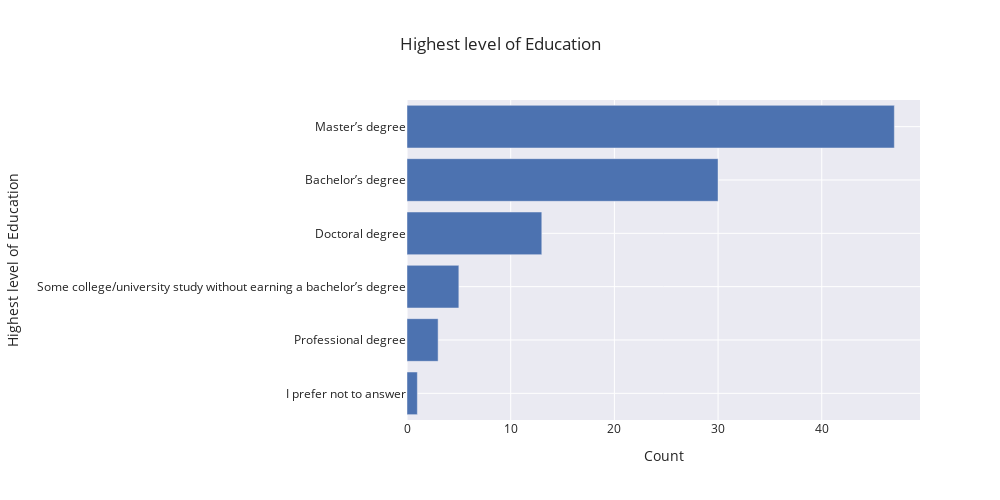

Write notebook code for a chart like this one.
### Markdown cell above
# Highest level of Education Achieved

### Code cell
education = pd.DataFrame(professionals['Q4'].value_counts())
education.reset_index(inplace=True)
education.columns = ["Highest level of Education", "Count"]

fig = px.bar(data_frame = education[::-1], 
      x = "Count", 
      y = "Highest level of Education", 
      title= "Highest level of Education",
      template="seaborn")
fig.update_layout(title_x=0.5,
                 autosize = True,
                 height=500, 
                 width=1000,)

### Figure 1 — Plotly figure (JSON) as saved in the notebook; plotly's stock layout.template omitted (floating-point values rounded to 4 significant figures)
{"data": [{"alignmentgroup": "True", "hovertemplate": "Count=%{x}<br>Highest level of Education=%{y}<extra></extra>", "legendgroup": "", "marker": {"color": "rgb(76,114,176)", "pattern": {"shape": ""}}, "name": "", "offsetgroup": "", "orientation": "h", "showlegend": false, "textposition": "auto", "type": "bar", "x": [1, 3, 5, 13, 30, 47], "xaxis": "x", "y": ["I prefer not to answer", "Professional degree", "Some college/university study without earning a bachelor’s degree", "Doctoral degree", "Bachelor’s degree", "Master’s degree"], "yaxis": "y"}], "layout": {"autosize": true, "barmode": "relative", "height": 500, "legend": {"tracegroupgap": 0}, "title": {"text": "Highest level of Education", "x": 0.5}, "width": 1000, "xaxis": {"anchor": "y", "domain": [0, 1], "title": {"text": "Count"}}, "yaxis": {"anchor": "x", "domain": [0, 1], "title": {"text": "Highest level of Education"}}}}
